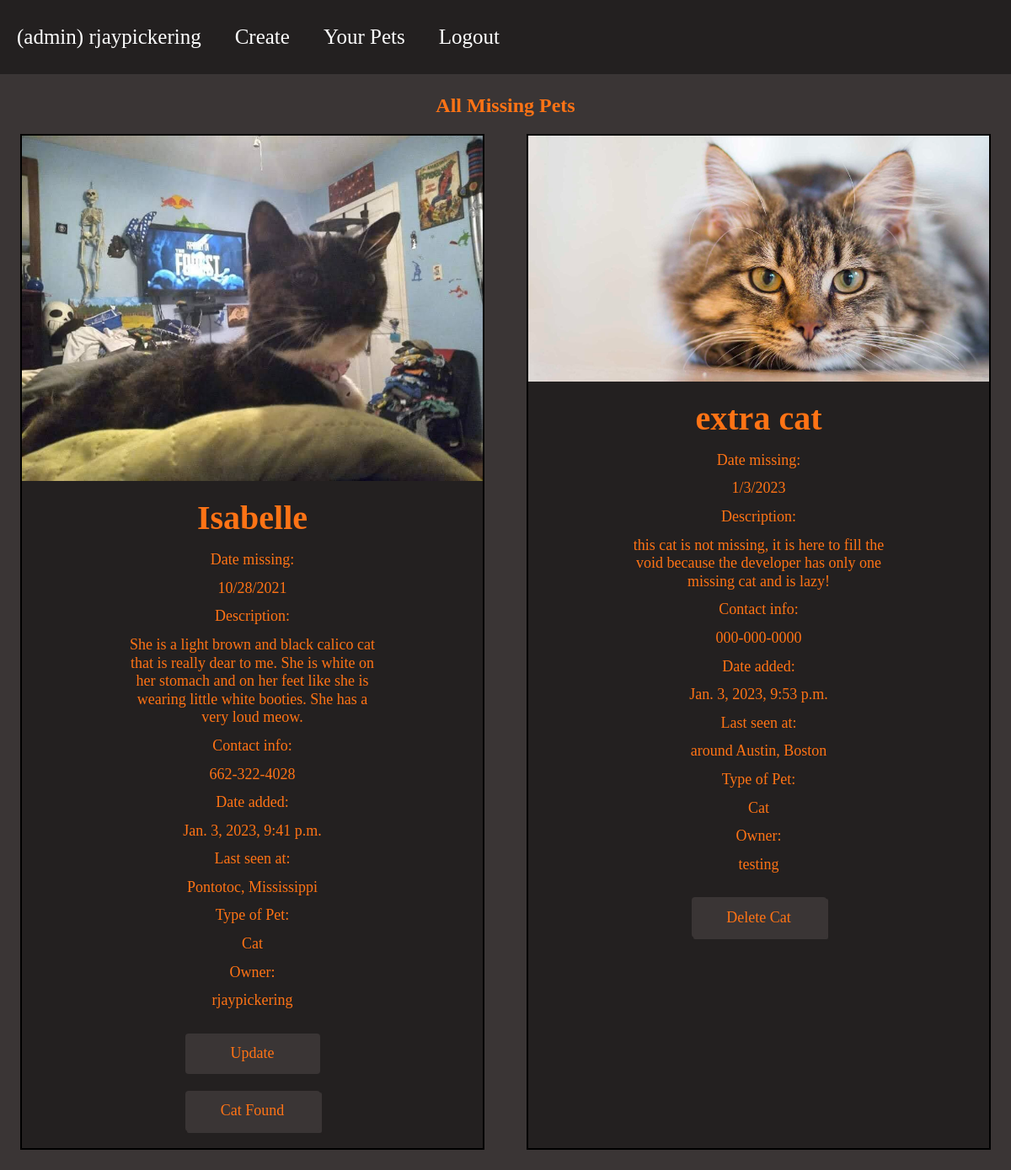
The app's page / (signed in), older data.
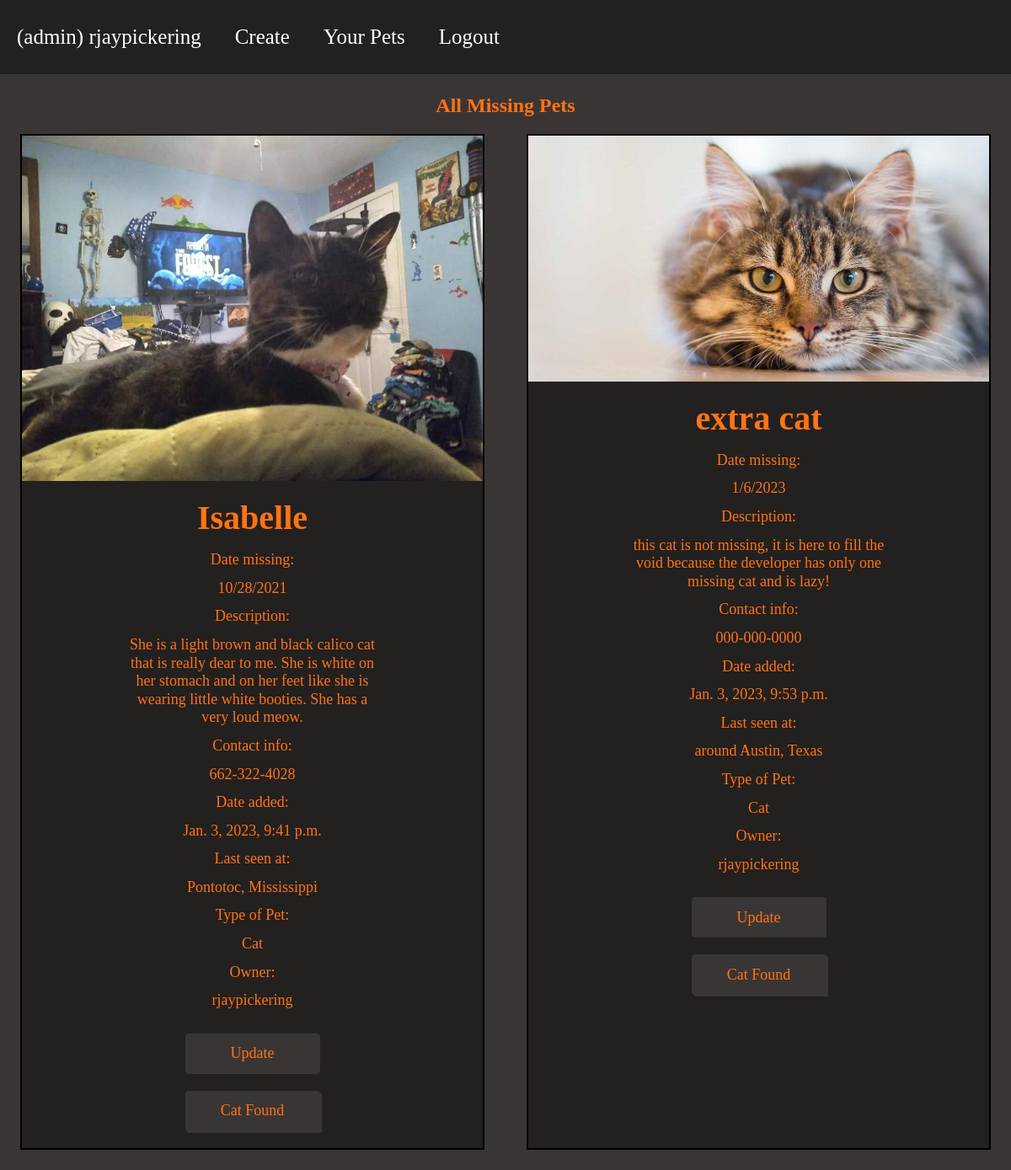
The same page, newer data.
### app/models.py (models this page shows, shortened)
class KittyCats(models.Model):
	ANIMAL_TYPE = (
		("Dog", "Dog"),
		("Cat", "Cat"),
		("Bird", "Bird"),
		("Rabbit", "Rabbit"),
		("Guinea Pig", "Guinea Pig"),
		("Fish", "Fish"),
		("Reptile", "Reptile"),
		("Ferret", "Ferret"),
		("Stick Insect", "Stick Insect"),
		("Rat", "Rat"),
		("Mouse", "Mouse"),
		("Amphibian", "Amphibian"),
		("Farm Animal", "Farm Animal"),
		("Other", "Other"),
	)
	img = models.ImageField()
	name = models.CharField(max_length=200)
	missing = models.CharField(max_length=200)
	description = models.CharField(max_length=200)
	contact = models.CharField(max_length=200)
	user = models.CharField(max_length=200)
	location = models.CharField(max_length=200)
	animal = models.CharField(max_length=200, choices=ANIMAL_TYPE)
	date = models.DateTimeField(auto_now_add=True, null=True)

### app/decorators.py (the view)
	def wrapper_function(request, *args, **kwargs):
		group = None
		if request.user.groups.exists():
			group = request.user.groups.all()[0].name
		if group == 'customer':
			return redirect('user-page')
		if group == 'admin':
			return view_func(request, *args, **kwargs)

### app/views.py (called while the page is built)
@login_required(login_url='userlogin')
@admin_only
@allowed_users(allowed_roles=['admin'])
def home(request):
	kats = KittyCats.objects.all()
	context = {"kats": kats}
	return render(request, "index.html", context)

### app/templates/index.html (shortened to what this page needs)
{% load static %}
<!DOCTYPE html>
<html lang="en">
  <head>
    <link rel="stylesheet" href="{% static 'home.css' %}" />
  </head>
  <body class="admin_body">
    <div class="navbar-user">
      <div class="greet-navbar-div"> <section class="hidden_on_change">(admin) {{request.user}}</section></div>
      <a href="{% url 'create' %}">Create</a>
      <a href="{% url 'your_cat' %}">Your Pets</a>
      <a href="{% url 'logout' %}">Logout</a>
    </div>
    <section id="pricing">
      <h2>All Missing Pets</h2>
      <div class="box">
        {% for cats in kats %}
        <div class="listing">
          <div class="top">
            <img class="animal" src="static{{cats.img.url}}" alt="users cat">
          </div>
          <h2>{{cats.name}}</h2>
          <ul>
            <li>Date missing:</li>
            <li>{{cats.missing}}</li>
            <li>Description:</li>
            <li class="desc-home">{{cats.description}}</li>
            <li>Contact info:</li>
            <li>{{cats.contact}}</li>
            <li>Date added:</li>
            <li>{{cats.date}}</li>
            <li>Last seen at:</li>
            <li>{{cats.location}}</li>
            <li>Type of Pet:</li>
            <li>{{cats.animal}}</li>
            <li>Owner:</li>
            <li class="last">{{cats.user}}</li>
          </ul>
          {% if cats.user == request.user.username %}
            <a class="btn" href="{% url 'update' cats.id %}">Update</a>
            <div class="btn-front-1">
              <div class="btn-back">
                <p>Did you find your cat?</p>
              </div>
              <div class="btn-front">Cat Found</div>
            </div>
          {% else %}
            <div class="btn-front-1">
              <div class="btn-back">
                <p>Are you sure you want to delete {{cats.user}}'s cat?</p>
              </div>
              <div class="btn-front">Delete Cat</div>
            </div>
          {% endif %}
        </div>
        {% endfor %}
      </div>
    </section>
  </body>
</html>

Row changes from the older to the newer data that the page shows:
changed KittyCats "extra cat": missing "1/3/2023" → "1/6/2023"; location "around Austin, Boston" → "around Austin, Texas"; user "testing" → "rjaypickering"; now shows "Update Did you find your cat?"
